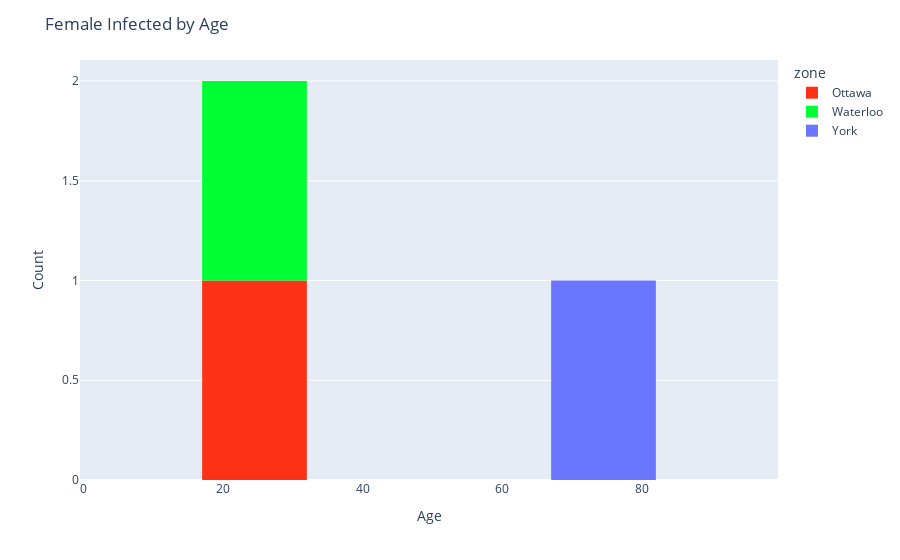

This figure's notebook cell:
### Code cell
fig = px.histogram(female, x="age", color = "zone", color_discrete_sequence= px.colors.qualitative.Light24)
fig.update_layout(
    title_text='Female Infected by Age', # title of plot
    xaxis_title_text='Age', # xaxis label
    yaxis_title_text='Count', # yaxis label
    bargap=0.7, # gap between bars of adjacent location coordinates
    #bargroupgap=0.1 # gap between bars of the same location coordinates
)

fig.show()

### Figure 1 — Plotly figure (JSON) as saved in the notebook; plotly's stock layout.template omitted (floating-point values rounded to 4 significant figures)
{"data": [{"alignmentgroup": "True", "bingroup": "x", "hoverlabel": {"namelength": 0}, "hovertemplate": "zone=Ottawa<br>age=%{x}<br>count=%{y}", "legendgroup": "Ottawa", "marker": {"color": "#FD3216"}, "name": "Ottawa", "offsetgroup": "Ottawa", "orientation": "v", "showlegend": true, "type": "histogram", "x": [20], "xaxis": "x", "yaxis": "y"}, {"alignmentgroup": "True", "bingroup": "x", "hoverlabel": {"namelength": 0}, "hovertemplate": "zone=Waterloo<br>age=%{x}<br>count=%{y}", "legendgroup": "Waterloo", "marker": {"color": "#00FE35"}, "name": "Waterloo", "offsetgroup": "Waterloo", "orientation": "v", "showlegend": true, "type": "histogram", "x": [20], "xaxis": "x", "yaxis": "y"}, {"alignmentgroup": "True", "bingroup": "x", "hoverlabel": {"namelength": 0}, "hovertemplate": "zone=York<br>age=%{x}<br>count=%{y}", "legendgroup": "York", "marker": {"color": "#6A76FC"}, "name": "York", "offsetgroup": "York", "orientation": "v", "showlegend": true, "type": "histogram", "x": [70], "xaxis": "x", "yaxis": "y"}], "layout": {"bargap": 0.7, "barmode": "relative", "legend": {"title": {"text": "zone"}, "tracegroupgap": 0}, "margin": {"t": 60}, "title": {"text": "Female Infected by Age"}, "xaxis": {"anchor": "y", "domain": [0, 1], "title": {"text": "Age"}}, "yaxis": {"anchor": "x", "domain": [0, 1], "title": {"text": "Count"}}}}
